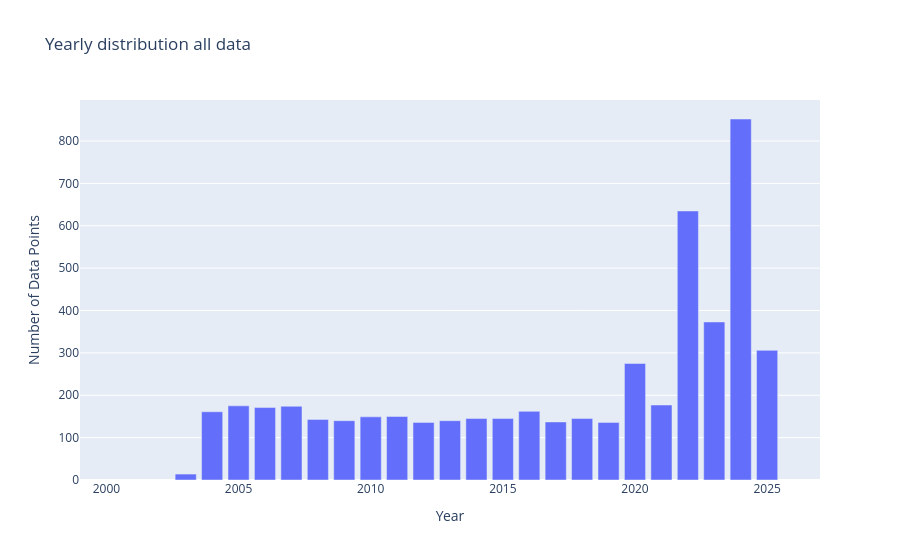

Notebook cell for this chart:
### Code cell
year_test=ioos.copy()
year_test['date'] = pd.to_datetime(year_test['date'])
year_test['year'] = year_test['date'].dt.year
grouped = year_test.groupby(['year']).size().reset_index(name='DataPoints')

# Create bar chart
fig = px.bar(grouped,x='year', y='DataPoints', title='Yearly distribution all data',
             labels={'year': 'Year', 'DataPoints': 'Number of Data Points', 'metadata': 'Metadata'},)
fig.update_xaxes(range=[1999,2027])
fig.update_layout(barmode='stack')  # ensures stacking
fig.show()

### Figure 1 — Plotly figure (JSON) as saved in the notebook; plotly's stock layout.template omitted (floating-point values rounded to 4 significant figures)
{"data": [{"hovertemplate": "Year=%{x}<br>Number of Data Points=%{y}<extra></extra>", "legendgroup": "", "marker": {"color": "#636efa", "pattern": {"shape": ""}}, "name": "", "orientation": "v", "showlegend": false, "textposition": "auto", "type": "bar", "x": [2003, 2004, 2005, 2006, 2007, 2008, 2009, 2010, 2011, 2012, 2013, 2014, 2015, 2016, 2017, 2018, 2019, 2020, 2021, 2022, 2023, 2024, 2025], "xaxis": "x", "y": [14, 161, 175, 171, 174, 143, 140, 149, 150, 136, 140, 145, 145, 162, 137, 145, 136, 275, 177, 635, 373, 852, 306], "yaxis": "y"}], "layout": {"autosize": true, "barmode": "stack", "legend": {"tracegroupgap": 0}, "title": {"text": "Yearly distribution all data"}, "xaxis": {"anchor": "y", "domain": [0, 1], "range": [1999, 2027], "title": {"text": "Year"}, "type": "linear"}, "yaxis": {"anchor": "x", "autorange": true, "domain": [0, 1], "range": [0, 896.8], "title": {"text": "Number of Data Points"}, "type": "linear"}}}
